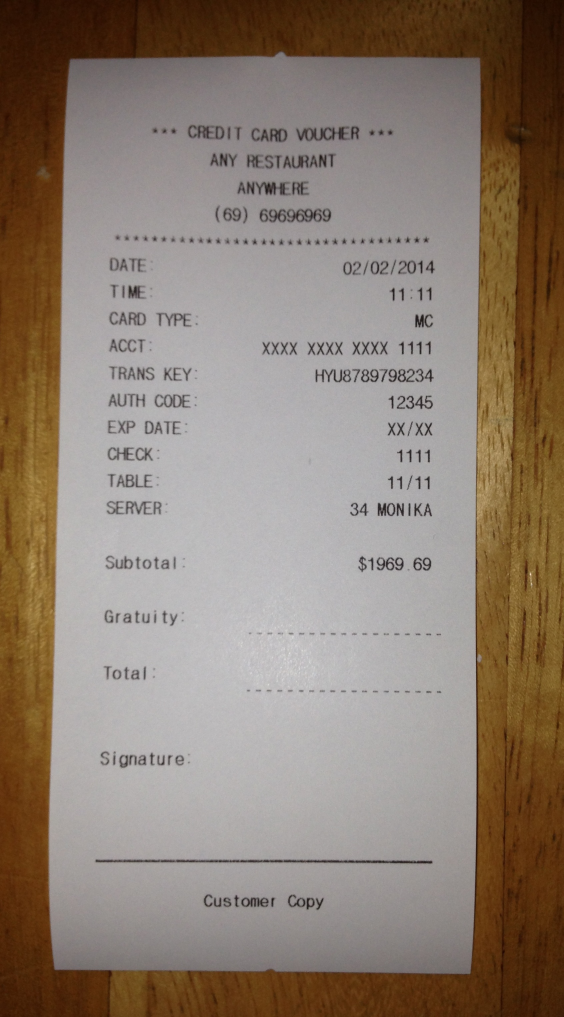
#> input picture d_document-scanner/images/receipt2.jpg, 1691 x 3051 px (shown at 1/3 size)
$ python scan.py
#> lines starting #> are read from the running program, lines starting #| are printed output that depends on the picture; after the words box and inside, x2 and y2 are one past the last pixel; in counts of white or black regions, pixels touching at a corner belong together
# USAGE
# python scan.py --image images/page.jpg

# import the necessary packages
from pyimagesearch.transform import four_point_transform
from skimage.filters import threshold_local
import numpy as np
import argparse
import cv2
import imutils

# Define image path
image_path = 'images/receipt2.jpg'
# [12 lines of commented-out code are left out]
image = cv2.imread(image_path)
#> image is the input picture: shape (3051, 1691, 3); mean B, G, R 113.8, 126.7, 141.2

ratio = image.shape[0] / 500.0
#> ratio = 6.1
orig = image.copy()
image = imutils.resize(image, height = 500)
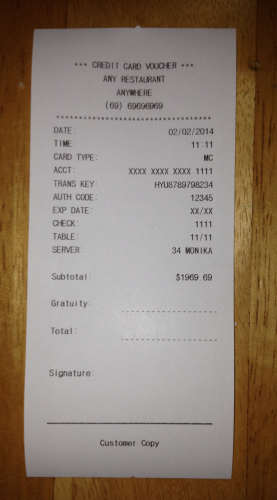
#> image: shape (500, 277, 3); mean B, G, R 113.8, 126.7, 141.2

# convert the image to grayscale, blur it, and find edges
# in the image
gray = cv2.cvtColor(image, cv2.COLOR_BGR2GRAY)
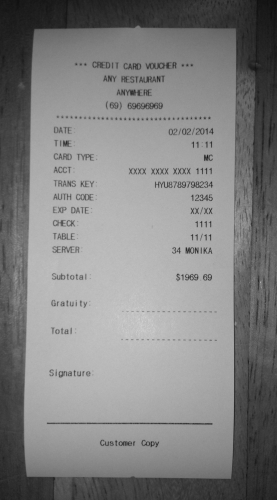
#> gray: shape (500, 277); min 16, max 208, mean 129.6
gray = cv2.GaussianBlur(gray, (5, 5), 0)
edged = cv2.Canny(gray, 75, 200)
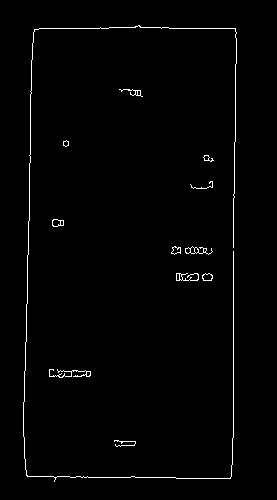
#> edged: shape (500, 277); 1.3% white in thin lines or dots, all inside (x1, y1, x2, y2) = (23, 25, 237, 482)

# show the original image and the edge detected image
print("STEP 1: Edge Detection")
cv2.imshow("Image", image)
cv2.imshow("Edged", edged)
cv2.waitKey(0)
cv2.destroyAllWindows()

# find the contours in the edged image, keeping only the
# largest ones, and initialize the screen contour
cnts = cv2.findContours(edged.copy(), cv2.RETR_LIST, cv2.CHAIN_APPROX_SIMPLE)
#> cnts = 27 contours, 11 with area under 20; largest, box (x1, y1, x2, y2) and area: (185, 246, 213, 255) 78, (52, 219, 64, 227) 65, (202, 273, 213, 281) 59, (202, 273, 213, 281) 53, (171, 246, 181, 255) 46
cnts = imutils.grab_contours(cnts)
cnts = sorted(cnts, key = cv2.contourArea, reverse = True)[:5]
#> cnts = 5 contours; box (x1, y1, x2, y2) and area: (185, 246, 213, 255) 78, (52, 219, 64, 227) 65, (202, 273, 213, 281) 59, (202, 273, 213, 281) 53, (171, 246, 181, 255) 46

# loop over the contours
for c in cnts:
	# approximate the contour
	peri = cv2.arcLength(c, True)
	approx = cv2.approxPolyDP(c, 0.02 * peri, True)

	print ("***", approx , "***")
	# if our approximated contour has four points, then we
	# can assume that we have found our screen
	if len(approx) == 4:
		screenCnt = approx
		break
#> this loop made 5 passes
#> peri on passes 1 to 5: 98.91, 33.66, 31.31, 28.97, 33.56
#> (printed output is left out)

print ("Screen CNT" , approx)
#| Screen CNT [[[172 247]]
#|  [[173 250]]
#|  [[171 253]]
#|  [[174 254]]
#|  [[177 252]]
#|  [[180 253]]
#|  [[180 247]]
#|  [[177 248]]
#|  [[175 246]]]
# show the contour (outline) of the piece of paper
print("STEP 2: Find contours of paper")
#> (the run stopped early here; a loop or call above may not have finished)

$ run again, with d_document-scanner/images/page.jpg copied over d_document-scanner/images/receipt2.jpg
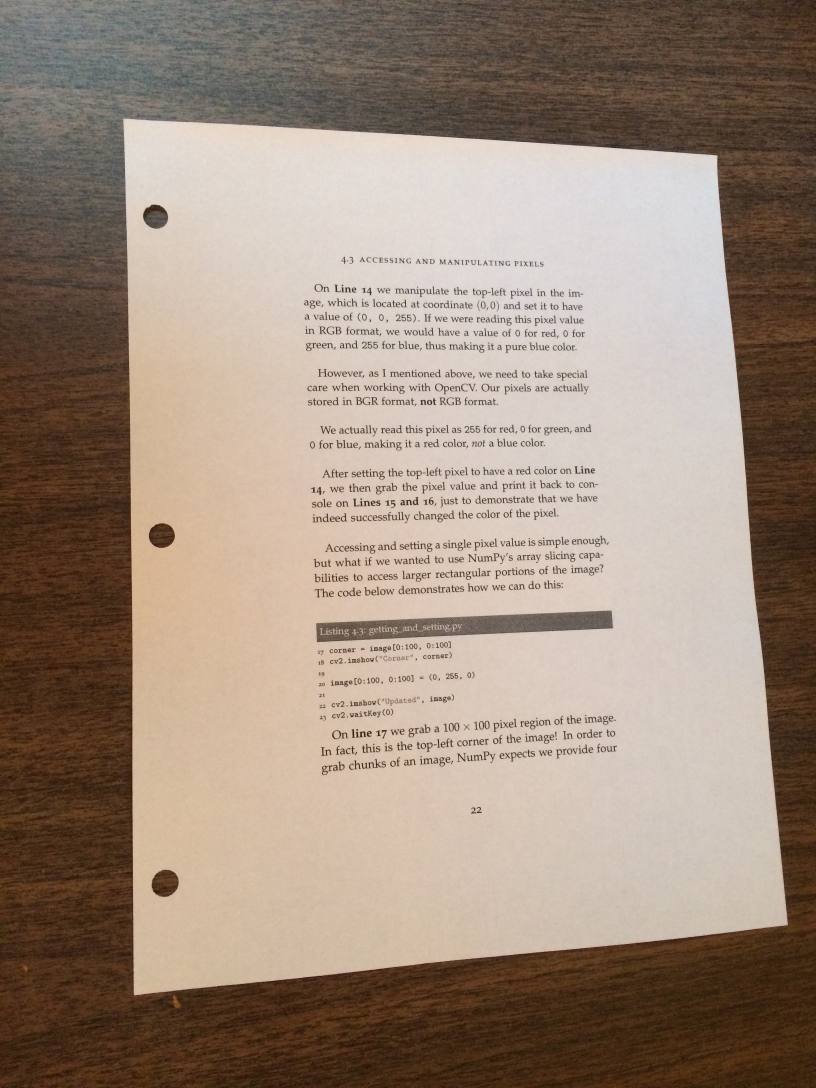
#> input picture d_document-scanner/images/page.jpg, 2448 x 3264 px (shown at 1/3 size)
#> image is the input picture: shape (3264, 2448, 3); mean B, G, R 123.7, 138.6, 156.7
#> `edged = cv2.Canny(gray, 75, 200)`:
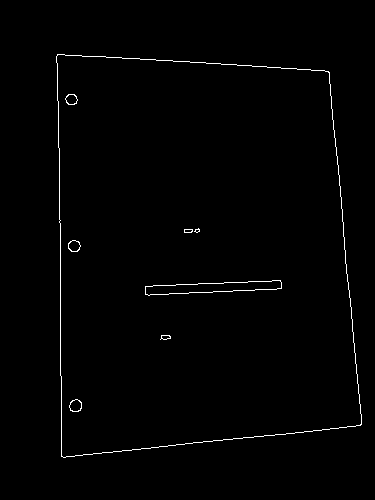
#> edged: shape (500, 375); 0.96% white in thin lines or dots, all inside (x1, y1, x2, y2) = (56, 54, 362, 458)
#> `cnts = cv2.findContours(edged.copy(), cv2.RETR_LIST, cv2.CHAIN_APPROX_..`: cnts = 16 contours, 2 with area under 20; largest, box (x1, y1, x2, y2) and area: (56, 54, 362, 458) 108281, (56, 54, 362, 458) 108277, (145, 280, 282, 296) 1154, (145, 280, 282, 296) 1152, (69, 399, 82, 412) 118
#> `cnts = sorted(cnts, key = cv2.contourArea, reverse = True)[:5]`: cnts = 5 contours; box (x1, y1, x2, y2) and area: (56, 54, 362, 458) 108281, (56, 54, 362, 458) 108277, (145, 280, 282, 296) 1154, (145, 280, 282, 296) 1152, (69, 399, 82, 412) 118
#> the loop `for c in cnts:` made 1 pass
#> (peri, screenCnt) on pass 1: (1364.1, [[57, 54], [61, 456], [360, 425], [329, 72]])
#> (printed output is left out)
#| Screen CNT [[[ 57  54]]
#|  [[ 61 456]]
#|  [[360 425]]
#|  [[329  72]]]
#> s = [724.6, 3375, 5124.5, 2617.7]
#> diff = [-19.58, 2578.6, 424.3, -1677.7]
#> rect = [[372.1, 352.5], [2147.7, 470], [2350.1, 2774.4], [398.2, 2976.8]]
#> tl = [372.1, 352.5]; tr = [2147.7, 470]; br = [2350.1, 2774.4]; bl = [398.2, 2976.8]
#> widthA = 1962.3
#> widthB = 1779.5
#> maxWidth = 1962
#> heightA = 2313.3
#> heightB = 2624.4
#> maxHeight = 2624
#> dst = [[0, 0], [1961, 0], [1961, 2623], [0, 2623]]
#> M = [[0.969, -0.00964, -357.2], [-0.0732, 1.11, -362.5], [-6.7e-05, 4.44e-05, 1]]
#> `cv2.imshow("Scanned", imutils.resize(warped, height = 650))`:
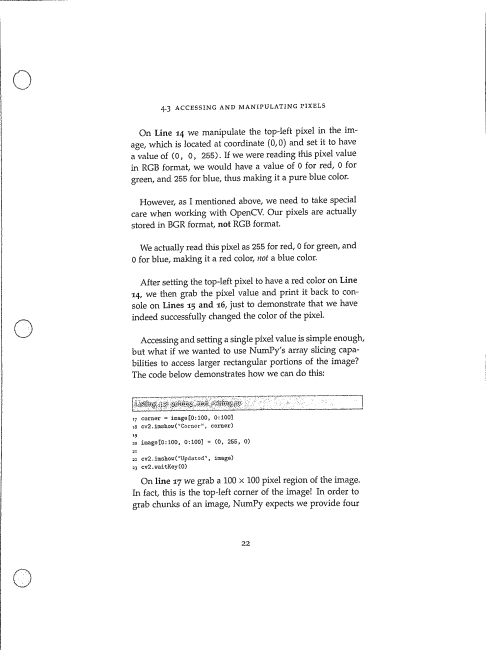
#> window 'Scanned': shape (650, 486); min 2, max 255, mean 247.8
